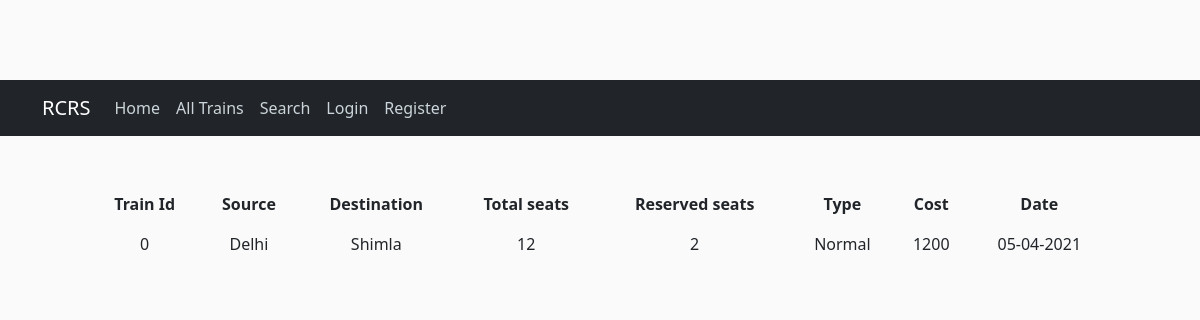
/trains/0, run on the app's committed database.
### trains/models.py (models this page shows, shortened)
class Trains(models.Model):
    categories = (
        ('Normal','Normal'),
        ('Express','Express')
    )
    id = models.AutoField(primary_key=True)
    source = models.CharField(max_length = 30,)
    destination = models.CharField(max_length = 30)
    seats_total = models.IntegerField()
    seats_res = models.IntegerField()
    types = models.CharField(choices=categories,max_length=20)
    cost = models.IntegerField()
    date = models.CharField(max_length = 20)

### trains/views.py (the view)
# urls.py: path('trains/<int:pk>',TrainsDetailView.as_view(),name ='trains'),
class TrainsDetailView(DetailView):
    model = Trains
    template_name = 'train_details.html'
    context_object_name = 'train'

### templates/train_details.html
{% extends "layout.html" %} {% block content%}
<div class=" p-5">
    <table class="table table-borderless table-hover">
        <thead class="text-center">
            <th>Train Id</th>
            <th>Source</th>
            <th>Destination</th>
            <th>Total seats</th>
            <th>Reserved seats</th>
            <th>Type</th>
            <th>Cost</th>
            <th>Date</th>
        </thead>
        <tr class="text-center">
            <td>{{ train.id}}</td>
            <td>{{train.source}}</td>
            <td> {{train.destination}}</td>
            <td>{{train.seats_total}}</td>
            <td>{{train.seats_res}}</td>
            <td>{{train.types}}</td>
            <td>{{train.cost}}</td>
            <td> {{train.date}}</td>
        </tr>
    </table>
</div>
{% endblock content %}

### static/main.css (style rules this page uses)
body { background: #fafafa; color: #333333; margin-top: 5rem; }

### data on the page
Trains: id "0", source "Delhi", destination "Shimla", seats_total "12", seats_res "2", types "Normal", cost "1200", date "05-04-2021"
